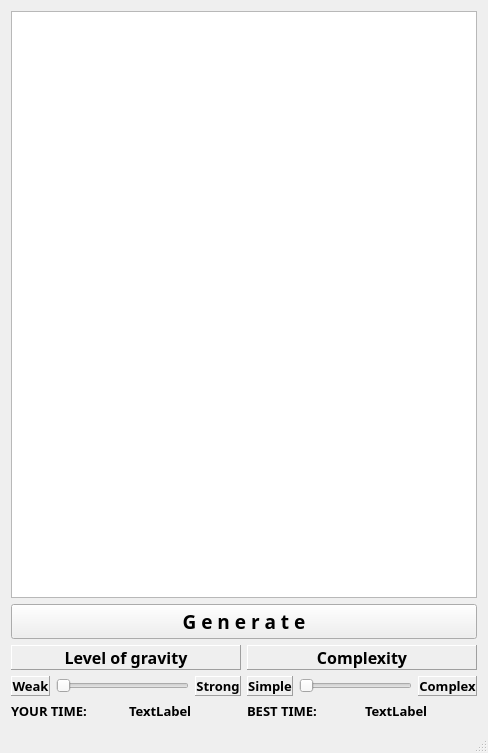
<?xml version="1.0" encoding="UTF-8"?>
<ui version="4.0">
 <class>MainWindow</class>
 <widget class="QMainWindow" name="MainWindow">
  <property name="geometry">
   <rect>
    <x>0</x>
    <y>0</y>
    <width>488</width>
    <height>753</height>
   </rect>
  </property>
  <property name="focusPolicy">
   <enum>Qt::ClickFocus</enum>
  </property>
  <property name="windowTitle">
   <string>MainWindow</string>
  </property>
  <widget class="QWidget" name="centralWidget">
   <layout class="QVBoxLayout" name="verticalLayout_3">
    <item>
     <widget class="QGraphicsView" name="graphicsView">
      <property name="focusPolicy">
       <enum>Qt::NoFocus</enum>
      </property>
     </widget>
    </item>
    <item>
     <layout class="QHBoxLayout" name="horizontalLayout">
      <item>
       <widget class="QPushButton" name="pushButton_generate">
        <property name="font">
         <font>
          <family>PMingLiU-ExtB</family>
          <pointsize>14</pointsize>
          <weight>75</weight>
          <bold>true</bold>
         </font>
        </property>
        <property name="focusPolicy">
         <enum>Qt::ClickFocus</enum>
        </property>
        <property name="text">
         <string>G e n e r a t e</string>
        </property>
       </widget>
      </item>
     </layout>
    </item>
    <item>
     <layout class="QHBoxLayout" name="horizontalLayout_4">
      <item>
       <layout class="QVBoxLayout" name="verticalLayout">
        <item>
         <widget class="QLabel" name="label_gravity_level">
          <property name="font">
           <font>
            <family>PMingLiU-ExtB</family>
            <pointsize>12</pointsize>
            <weight>75</weight>
            <italic>false</italic>
            <bold>true</bold>
            <underline>false</underline>
           </font>
          </property>
          <property name="frameShape">
           <enum>QFrame::Panel</enum>
          </property>
          <property name="frameShadow">
           <enum>QFrame::Raised</enum>
          </property>
          <property name="midLineWidth">
           <number>0</number>
          </property>
          <property name="text">
           <string>Level of gravity</string>
          </property>
          <property name="alignment">
           <set>Qt::AlignCenter</set>
          </property>
         </widget>
        </item>
        <item>
         <layout class="QHBoxLayout" name="horizontalLayout_3">
          <item>
           <widget class="QLabel" name="label">
            <property name="font">
             <font>
              <family>PMingLiU-ExtB</family>
              <pointsize>10</pointsize>
              <weight>75</weight>
              <bold>true</bold>
             </font>
            </property>
            <property name="frameShape">
             <enum>QFrame::Panel</enum>
            </property>
            <property name="frameShadow">
             <enum>QFrame::Raised</enum>
            </property>
            <property name="midLineWidth">
             <number>0</number>
            </property>
            <property name="text">
             <string>Weak</string>
            </property>
            <property name="alignment">
             <set>Qt::AlignCenter</set>
            </property>
           </widget>
          </item>
          <item>
           <widget class="QSlider" name="gravity_level">
            <property name="orientation">
             <enum>Qt::Horizontal</enum>
            </property>
           </widget>
          </item>
          <item>
           <widget class="QLabel" name="label_2">
            <property name="font">
             <font>
              <family>PMingLiU-ExtB</family>
              <pointsize>10</pointsize>
              <weight>75</weight>
              <bold>true</bold>
             </font>
            </property>
            <property name="frameShape">
             <enum>QFrame::Panel</enum>
            </property>
            <property name="frameShadow">
             <enum>QFrame::Raised</enum>
            </property>
            <property name="midLineWidth">
             <number>0</number>
            </property>
            <property name="text">
             <string>Strong</string>
            </property>
            <property name="alignment">
             <set>Qt::AlignCenter</set>
            </property>
           </widget>
          </item>
         </layout>
        </item>
       </layout>
      </item>
      <item>
       <layout class="QVBoxLayout" name="verticalLayout_2">
        <item>
         <widget class="QLabel" name="label_maze_level">
          <property name="font">
           <font>
            <family>PMingLiU-ExtB</family>
            <pointsize>12</pointsize>
            <weight>75</weight>
            <bold>true</bold>
           </font>
          </property>
          <property name="frameShape">
           <enum>QFrame::Panel</enum>
          </property>
          <property name="frameShadow">
           <enum>QFrame::Raised</enum>
          </property>
          <property name="midLineWidth">
           <number>0</number>
          </property>
          <property name="text">
           <string>Complexity</string>
          </property>
          <property name="alignment">
           <set>Qt::AlignCenter</set>
          </property>
         </widget>
        </item>
        <item>
         <layout class="QHBoxLayout" name="horizontalLayout_2">
          <item>
           <widget class="QLabel" name="label_3">
            <property name="font">
             <font>
              <family>PMingLiU-ExtB</family>
              <pointsize>10</pointsize>
              <weight>75</weight>
              <bold>true</bold>
             </font>
            </property>
            <property name="frameShape">
             <enum>QFrame::Panel</enum>
            </property>
            <property name="frameShadow">
             <enum>QFrame::Raised</enum>
            </property>
            <property name="midLineWidth">
             <number>0</number>
            </property>
            <property name="text">
             <string>Simple</string>
            </property>
            <property name="alignment">
             <set>Qt::AlignCenter</set>
            </property>
           </widget>
          </item>
          <item>
           <widget class="QSlider" name="maze_level">
            <property name="orientation">
             <enum>Qt::Horizontal</enum>
            </property>
           </widget>
          </item>
          <item>
           <widget class="QLabel" name="label_4">
            <property name="font">
             <font>
              <family>PMingLiU-ExtB</family>
              <pointsize>10</pointsize>
              <weight>75</weight>
              <bold>true</bold>
             </font>
            </property>
            <property name="frameShape">
             <enum>QFrame::Panel</enum>
            </property>
            <property name="frameShadow">
             <enum>QFrame::Raised</enum>
            </property>
            <property name="midLineWidth">
             <number>0</number>
            </property>
            <property name="text">
             <string>Complex</string>
            </property>
            <property name="alignment">
             <set>Qt::AlignCenter</set>
            </property>
           </widget>
          </item>
         </layout>
        </item>
       </layout>
      </item>
     </layout>
    </item>
    <item>
     <layout class="QHBoxLayout" name="horizontalLayout_7">
      <item>
       <layout class="QHBoxLayout" name="horizontalLayout_5">
        <item>
         <widget class="QLabel" name="your_time">
          <property name="font">
           <font>
            <family>PMingLiU-ExtB</family>
            <pointsize>10</pointsize>
            <weight>75</weight>
            <bold>true</bold>
           </font>
          </property>
          <property name="text">
           <string>YOUR TIME:</string>
          </property>
          <property name="textFormat">
           <enum>Qt::RichText</enum>
          </property>
         </widget>
        </item>
        <item>
         <widget class="QLabel" name="your_time_view">
          <property name="font">
           <font>
            <family>PMingLiU-ExtB</family>
            <pointsize>10</pointsize>
            <weight>75</weight>
            <bold>true</bold>
           </font>
          </property>
          <property name="text">
           <string>TextLabel</string>
          </property>
          <property name="textFormat">
           <enum>Qt::RichText</enum>
          </property>
         </widget>
        </item>
       </layout>
      </item>
      <item>
       <layout class="QHBoxLayout" name="horizontalLayout_6">
        <item>
         <widget class="QLabel" name="best_time">
          <property name="font">
           <font>
            <family>PMingLiU-ExtB</family>
            <pointsize>10</pointsize>
            <weight>75</weight>
            <bold>true</bold>
           </font>
          </property>
          <property name="text">
           <string>BEST TIME:</string>
          </property>
          <property name="textFormat">
           <enum>Qt::RichText</enum>
          </property>
         </widget>
        </item>
        <item>
         <widget class="QLabel" name="best_time_view">
          <property name="font">
           <font>
            <family>PMingLiU-ExtB</family>
            <pointsize>10</pointsize>
            <weight>75</weight>
            <bold>true</bold>
           </font>
          </property>
          <property name="text">
           <string>TextLabel</string>
          </property>
          <property name="textFormat">
           <enum>Qt::RichText</enum>
          </property>
         </widget>
        </item>
       </layout>
      </item>
     </layout>
    </item>
   </layout>
  </widget>
  <widget class="QStatusBar" name="statusBar"/>
 </widget>
 <layoutdefault spacing="6" margin="11"/>
 <resources/>
 <connections/>
</ui>
